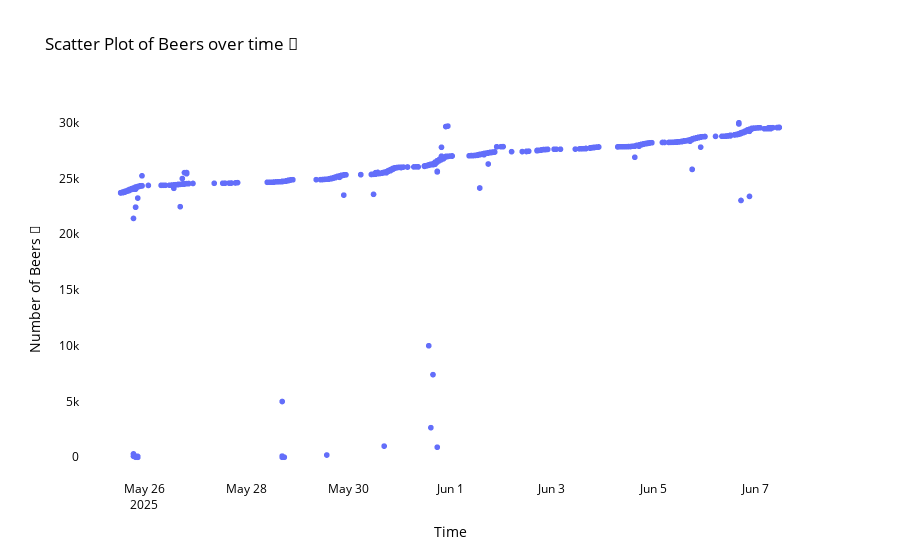

Write notebook code for a chart like this one.
### Code cell
fig = px.scatter(
    added_df_no_outliers,
    x='hour',
    y='n_beers',
    labels={'hour': 'Hour', 'n_beers': '🍻'},
    title='Scatter Plot of Beers over time 🍻',
    hover_data=['message', 'n_beers'],
)
fig.update_layout(
    plot_bgcolor='white',
    paper_bgcolor='white',
    font=dict(color='black'),
    xaxis_title='Time',
    yaxis_title='Number of Beers 🍻'
)
fig.show()

### Figure 1 — Plotly figure (JSON) as saved in the notebook; plotly's stock layout.template omitted (floating-point values rounded to 4 significant figures; data arrays with more than 128 entries replaced by an {"elided": "..."} marker saying what was removed)
{"data": [{"customdata": {"elided": "1122x1 str values"}, "hovertemplate": "Hour=%{x}<br>🍻=%{y}<br>message=%{customdata[0]}<extra></extra>", "legendgroup": "", "marker": {"color": "#636efa", "symbol": "circle"}, "mode": "markers", "name": "", "showlegend": false, "type": "scattergl", "x": {"elided": "1122 str values"}, "xaxis": "x", "y": {"elided": "1122 int values"}, "yaxis": "y"}], "layout": {"font": {"color": "black"}, "legend": {"tracegroupgap": 0}, "paper_bgcolor": "white", "plot_bgcolor": "white", "title": {"text": "Scatter Plot of Beers over time 🍻"}, "xaxis": {"anchor": "y", "domain": [0, 1], "title": {"text": "Time"}}, "yaxis": {"anchor": "x", "domain": [0, 1], "title": {"text": "Number of Beers 🍻"}}}}
